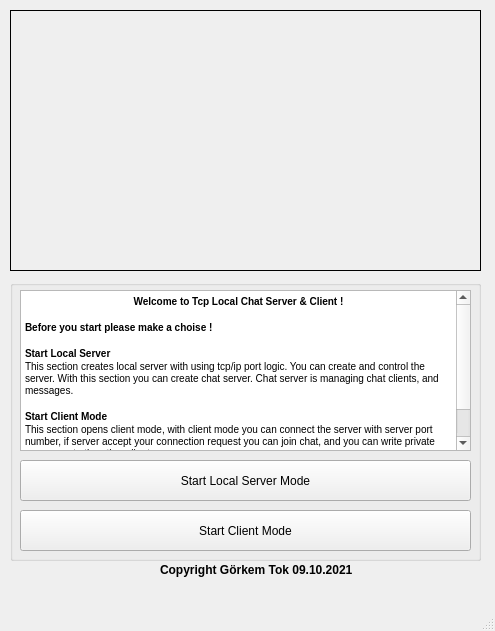
<?xml version="1.0" encoding="UTF-8"?>
<ui version="4.0">
 <class>MainWindow</class>
 <widget class="QMainWindow" name="MainWindow">
  <property name="geometry">
   <rect>
    <x>0</x>
    <y>0</y>
    <width>495</width>
    <height>631</height>
   </rect>
  </property>
  <property name="minimumSize">
   <size>
    <width>495</width>
    <height>631</height>
   </size>
  </property>
  <property name="maximumSize">
   <size>
    <width>495</width>
    <height>631</height>
   </size>
  </property>
  <property name="windowTitle">
   <string>MainWindow</string>
  </property>
  <widget class="QWidget" name="centralwidget">
   <widget class="QLabel" name="label">
    <property name="geometry">
     <rect>
      <x>10</x>
      <y>10</y>
      <width>471</width>
      <height>261</height>
     </rect>
    </property>
    <property name="frameShape">
     <enum>QFrame::Box</enum>
    </property>
    <property name="text">
     <string/>
    </property>
   </widget>
   <widget class="QGroupBox" name="groupBox">
    <property name="geometry">
     <rect>
      <x>10</x>
      <y>280</y>
      <width>471</width>
      <height>281</height>
     </rect>
    </property>
    <property name="title">
     <string/>
    </property>
    <widget class="QPushButton" name="pushButton">
     <property name="geometry">
      <rect>
       <x>10</x>
       <y>180</y>
       <width>451</width>
       <height>41</height>
      </rect>
     </property>
     <property name="text">
      <string>Start Local Server Mode</string>
     </property>
    </widget>
    <widget class="QTextEdit" name="textEdit">
     <property name="geometry">
      <rect>
       <x>10</x>
       <y>10</y>
       <width>451</width>
       <height>161</height>
      </rect>
     </property>
     <property name="readOnly">
      <bool>true</bool>
     </property>
     <property name="html">
      <string>&lt;!DOCTYPE HTML PUBLIC &quot;-//W3C//DTD HTML 4.0//EN&quot; &quot;http://www.w3.org/TR/REC-html40/strict.dtd&quot;&gt;
&lt;html&gt;&lt;head&gt;&lt;meta name=&quot;qrichtext&quot; content=&quot;1&quot; /&gt;&lt;style type=&quot;text/css&quot;&gt;
p, li { white-space: pre-wrap; }
&lt;/style&gt;&lt;/head&gt;&lt;body style=&quot; font-family:'MS Shell Dlg 2'; font-size:8.25pt; font-weight:400; font-style:normal;&quot;&gt;
&lt;p align=&quot;center&quot; style=&quot; margin-top:0px; margin-bottom:0px; margin-left:0px; margin-right:0px; -qt-block-indent:0; text-indent:0px;&quot;&gt;&lt;span style=&quot; font-size:7.8pt; font-weight:600;&quot;&gt;Welcome to Tcp Local Chat Server &amp;amp; Client !&lt;/span&gt;&lt;/p&gt;
&lt;p align=&quot;center&quot; style=&quot;-qt-paragraph-type:empty; margin-top:0px; margin-bottom:0px; margin-left:0px; margin-right:0px; -qt-block-indent:0; text-indent:0px; font-size:7.8pt; font-weight:600;&quot;&gt;&lt;br /&gt;&lt;/p&gt;
&lt;p style=&quot; margin-top:0px; margin-bottom:0px; margin-left:0px; margin-right:0px; -qt-block-indent:0; text-indent:0px;&quot;&gt;&lt;span style=&quot; font-size:7.8pt; font-weight:600;&quot;&gt;Before you start please make a choise !&lt;/span&gt;&lt;/p&gt;
&lt;p style=&quot;-qt-paragraph-type:empty; margin-top:0px; margin-bottom:0px; margin-left:0px; margin-right:0px; -qt-block-indent:0; text-indent:0px; font-size:7.8pt; font-weight:600;&quot;&gt;&lt;br /&gt;&lt;/p&gt;
&lt;p style=&quot; margin-top:0px; margin-bottom:0px; margin-left:0px; margin-right:0px; -qt-block-indent:0; text-indent:0px;&quot;&gt;&lt;span style=&quot; font-size:7.8pt; font-weight:600;&quot;&gt;Start Local Server&lt;/span&gt;&lt;/p&gt;
&lt;p style=&quot; margin-top:0px; margin-bottom:0px; margin-left:0px; margin-right:0px; -qt-block-indent:0; text-indent:0px;&quot;&gt;&lt;span style=&quot; font-size:7.8pt;&quot;&gt;This section creates local server with using tcp/ip port logic. You can create and control the server. With this section you can create chat server. Chat server is managing chat clients, and messages.&lt;/span&gt;&lt;/p&gt;
&lt;p style=&quot;-qt-paragraph-type:empty; margin-top:0px; margin-bottom:0px; margin-left:0px; margin-right:0px; -qt-block-indent:0; text-indent:0px; font-size:7.8pt;&quot;&gt;&lt;br /&gt;&lt;/p&gt;
&lt;p style=&quot; margin-top:0px; margin-bottom:0px; margin-left:0px; margin-right:0px; -qt-block-indent:0; text-indent:0px;&quot;&gt;&lt;span style=&quot; font-size:7.8pt; font-weight:600;&quot;&gt;Start Client Mode&lt;/span&gt;&lt;/p&gt;
&lt;p style=&quot; margin-top:0px; margin-bottom:0px; margin-left:0px; margin-right:0px; -qt-block-indent:0; text-indent:0px;&quot;&gt;&lt;span style=&quot; font-size:7.8pt;&quot;&gt;This section opens client mode, with client mode you can connect the server with server port number, if server accept your connection request you can join chat, and you can write private messages to the other clients.&lt;/span&gt;&lt;/p&gt;
&lt;p style=&quot;-qt-paragraph-type:empty; margin-top:0px; margin-bottom:0px; margin-left:0px; margin-right:0px; -qt-block-indent:0; text-indent:0px; font-size:7.8pt;&quot;&gt;&lt;br /&gt;&lt;/p&gt;
&lt;p style=&quot;-qt-paragraph-type:empty; margin-top:0px; margin-bottom:0px; margin-left:0px; margin-right:0px; -qt-block-indent:0; text-indent:0px; font-size:7.8pt; font-weight:600;&quot;&gt;&lt;br /&gt;&lt;/p&gt;&lt;/body&gt;&lt;/html&gt;</string>
     </property>
    </widget>
    <widget class="QPushButton" name="pushButton_2">
     <property name="geometry">
      <rect>
       <x>10</x>
       <y>230</y>
       <width>451</width>
       <height>41</height>
      </rect>
     </property>
     <property name="text">
      <string>Start Client Mode</string>
     </property>
    </widget>
   </widget>
   <widget class="QLabel" name="label_2">
    <property name="geometry">
     <rect>
      <x>160</x>
      <y>560</y>
      <width>211</width>
      <height>21</height>
     </rect>
    </property>
    <property name="text">
     <string>&lt;html&gt;&lt;head/&gt;&lt;body&gt;&lt;p&gt;&lt;span style=&quot; font-weight:600;&quot;&gt;Copyright Görkem Tok 09.10.2021&lt;/span&gt;&lt;/p&gt;&lt;/body&gt;&lt;/html&gt;</string>
    </property>
   </widget>
  </widget>
  <widget class="QMenuBar" name="menubar">
   <property name="geometry">
    <rect>
     <x>0</x>
     <y>0</y>
     <width>495</width>
     <height>21</height>
    </rect>
   </property>
  </widget>
  <widget class="QStatusBar" name="statusbar"/>
 </widget>
 <resources/>
 <connections/>
</ui>
